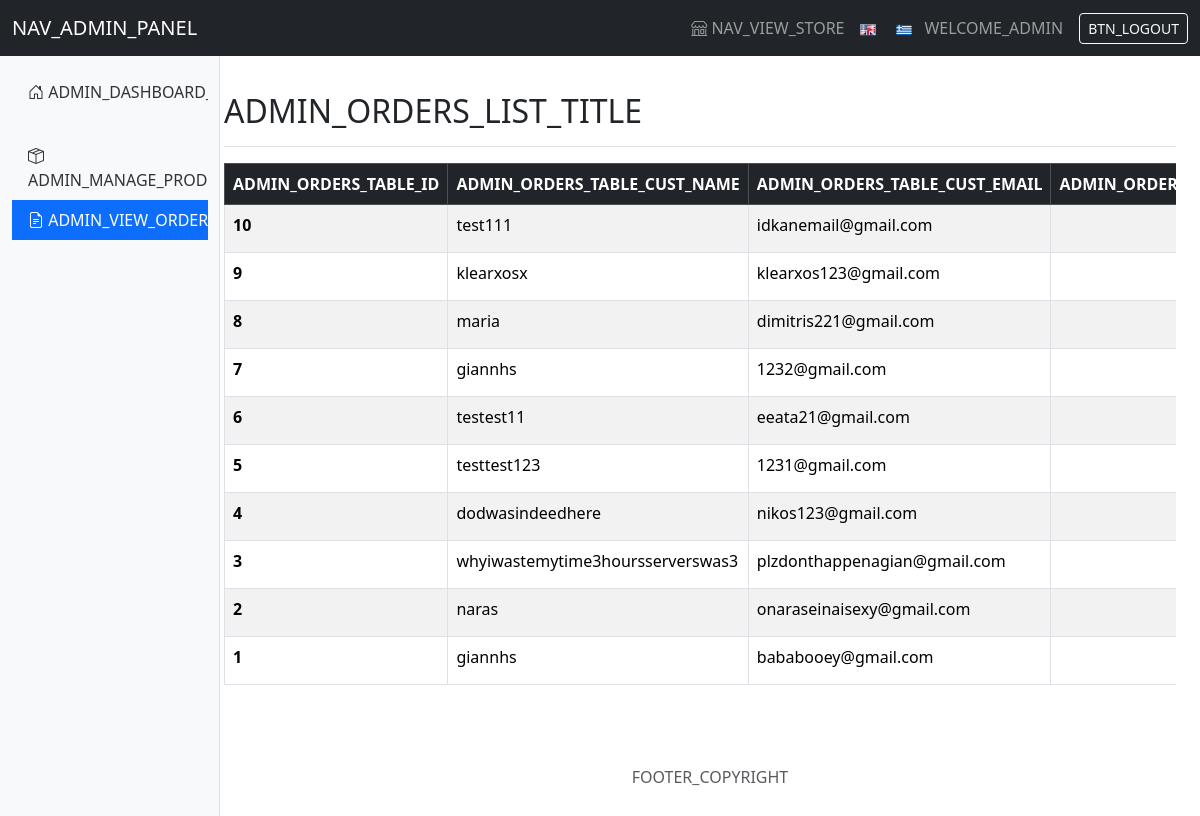
/admin/orders.php (signed in), run on the app's committed database.
### tables this page shows
CREATE TABLE `orders` (
  `id` int(11) NOT NULL,
  `customer_name` varchar(255) NOT NULL,
  `customer_email` varchar(255) NOT NULL,
  `total_price` decimal(10,2) NOT NULL,
  `created_at` timestamp NOT NULL DEFAULT current_timestamp()
);

### language.php (called while the page is built, shortened)
<?php
function t(string $key, ...$args): string {
    global $lang;
    if (isset($lang[$key])) {
        return vsprintf($lang[$key], $args);
    } else {
        return $key;
    }
}

### admin/orders.php (the view, shortened to what this page needs)
<?php
require_once '../config.php';
require_once 'partials/header.php';
$sql = "SELECT id, customer_name, customer_email, total_price, created_at FROM orders ORDER BY created_at DESC";
$result = mysqli_query($conn, $sql);
?>
<div class="d-flex justify-content-between flex-wrap flex-md-nowrap align-items-center pt-3 pb-2 mb-3 border-bottom">
    <h1 class="h2"><?php echo t('ADMIN_ORDERS_LIST_TITLE'); ?></h1>
</div>
<div class="table-responsive">
    <table class="table table-striped table-hover table-bordered">
        <thead class="table-dark">
            <tr>
                <th scope="col"><?php echo t('ADMIN_ORDERS_TABLE_ID'); ?></th>
                <th scope="col"><?php echo t('ADMIN_ORDERS_TABLE_CUST_NAME'); ?></th>
                <th scope="col"><?php echo t('ADMIN_ORDERS_TABLE_CUST_EMAIL'); ?></th>
                <th scope="col" class="text-end"><?php echo t('ADMIN_ORDERS_TABLE_TOTAL'); ?></th>
            </tr>
        </thead>
        <tbody>
            <?php
            if (mysqli_num_rows($result) > 0) {
                while ($row = mysqli_fetch_assoc($result)) {
            ?>
                    <tr>
                        <th scope="row"><?php echo $row['id']; ?></th>
                        <td><?php echo htmlspecialchars($row['customer_name']); ?></td>
                        <td><?php echo htmlspecialchars($row['customer_email']); ?></td>
                        <td class="text-end">€<?php echo number_format($row['total_price'], 2); ?></td>
                    </tr>
            <?php
                }
            } else { ?>
                <tr><td colspan="6" class="text-center"><?php echo t('ADMIN_ORDERS_NONE_FOUND'); ?></td></tr>
            <?php } ?>
        </tbody>
    </table>
</div>
<?php
require_once 'partials/footer.php';
?>

### admin/partials/header.php (style rules this page uses)
body { padding-top: 56px; }

### data on the page
orders: id "10", customer_name "test111", customer_email "idkanemail@gmail.com"
orders: id "9", customer_name "klearxosx", customer_email "klearxos123@gmail.com"
orders: id "8", customer_name "maria", customer_email "dimitris221@gmail.com"
orders: id "7", customer_name "giannhs", customer_email "1232@gmail.com"
orders: id "6", customer_name "testest11", customer_email "eeata21@gmail.com"
orders: id "5", customer_name "testtest123", customer_email "1231@gmail.com"
orders: id "4", customer_name "dodwasindeedhere", customer_email "nikos123@gmail.com"
orders: id "3", customer_name "whyiwastemytime3hoursserverswas3", customer_email "plzdonthappenagian@gmail.com"
orders: id "2", customer_name "naras", customer_email "onaraseinaisexy@gmail.com"
orders: id "1", customer_name "giannhs", customer_email "bababooey@gmail.com"

### other printed values
t('NAV_ADMIN_PANEL') "NAV_ADMIN_PANEL"
t('NAV_VIEW_STORE') "NAV_VIEW_STORE"
t('BTN_LOGOUT') "BTN_LOGOUT"
t('ADMIN_ORDERS_LIST_TITLE') "ADMIN_ORDERS_LIST_TITLE"
t('ADMIN_ORDERS_TABLE_ID') "ADMIN_ORDERS_TABLE_ID"
t('ADMIN_ORDERS_TABLE_CUST_NAME') "ADMIN_ORDERS_TABLE_CUST_NAME"
t('ADMIN_ORDERS_TABLE_CUST_EMAIL') "ADMIN_ORDERS_TABLE_CUST_EMAIL"
